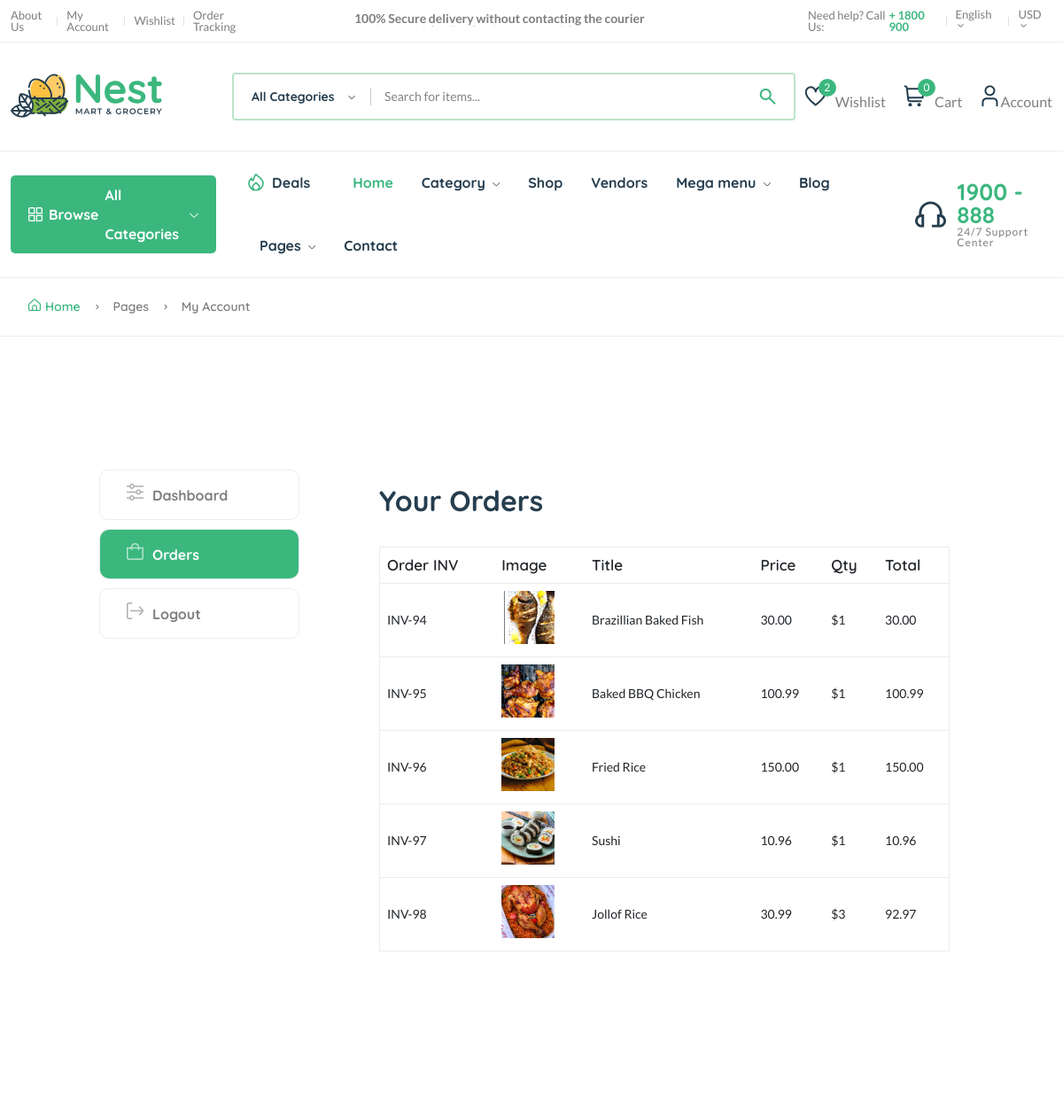
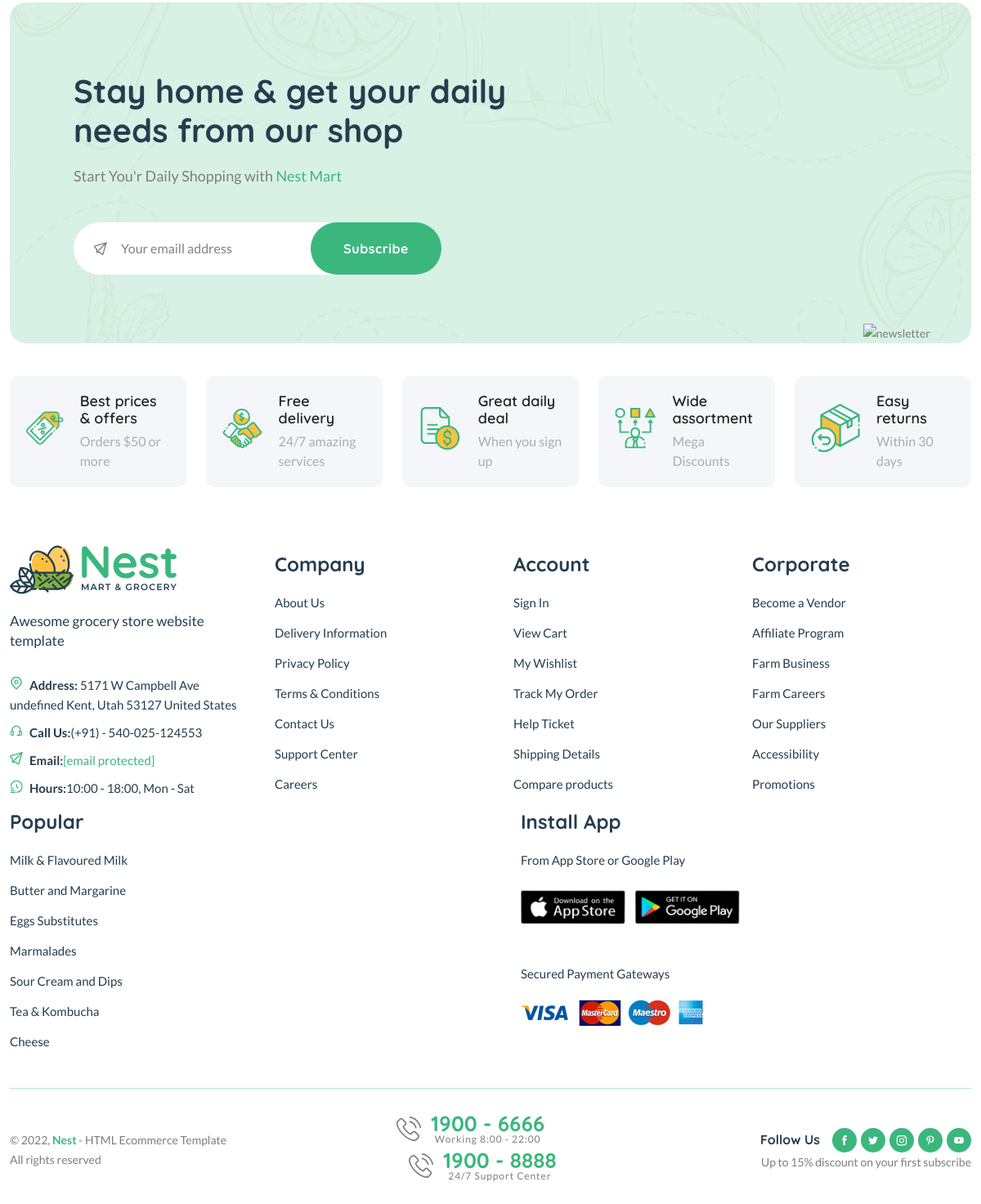
The page /dashboard/order/12 (signed in) on the database its author committed (2 pictures, top to bottom).
### core/models.py (models this page shows, shortened)
class CartOrderProducts(models.Model):
    order = models.ForeignKey(CartOrder, on_delete=models.CASCADE)
    invoice_no = models.CharField(max_length=200)
    product_status = models.CharField(max_length=200)
    item = models.CharField(max_length=200)
    image = models.CharField(max_length=200)
    qty = models.IntegerField(default=0)
    price = models.DecimalField(
        max_digits=99999999999999, decimal_places=2, default="1.99")
    total = models.DecimalField(
        max_digits=99999999999999, decimal_places=2, default="1.99")
    class Meta:
        verbose_name_plural = "Cart Order Items"

### core/views.py (the view)
# urls.py: path("dashboard/order/<int:id>", order_detail, name="order-detail"),
def order_detail(request, id):
    order = CartOrder.objects.get(user=request.user, id=id)
    order_items = CartOrderProducts.objects.filter(order=order)
    context = {
        "order_items": order_items,
    }
    return render(request, 'core/order-detail.html', context)

### core/context_processor.py (called while the page is built)
def default(request):
    categories = Category.objects.all()
    vendors = Vendor.objects.all()
    min_max_price = Product.objects.aggregate(Min("price"), Max("price"))
    if request.user.is_authenticated:
        try:
            wishlist = wishlist_model.objects.filter(user=request.user)
        except:
            messages.warning(request, "You need to login before accessing your wishlist.")
            wishlist = 0
    else:
        wishlist = 0
    try:
        address = Address.objects.get(user=request.user)
    except:
        address = None
    return {
        'categories':categories,
        'wishlist':wishlist,
        'address':address,
        'vendors':vendors,
        'min_max_price':min_max_price,
    }

### userauths/models.py (called while the page is built)
    def __str__(self):
        return self.username

### templates/core/order-detail.html (shortened to what this page needs)
{% extends 'partials/base.html' %}
{% load static %}
{% block content %}
    <main class="main pages">
        <div class="page-header breadcrumb-wrap">
            <div class="container">
                <div class="breadcrumb">
                    <a href="index.html" rel="nofollow"><i class="fi-rs-home mr-5"></i>Home</a>
                    <span></span> Pages <span></span> My Account
                </div>
            </div>
        </div>
        <div class="page-content pt-150 pb-150">
            <div class="container">
                <div class="row">
                    <div class="col-lg-10 m-auto">
                        <div class="row">
                            <div class="col-md-3">
                                <div class="dashboard-menu">
                                    <ul class="nav flex-column" role="tablist">
                                        <li class="nav-item">
                                            <a class="nav-link"  href="{% url 'core:dashboard' %}"><i class="fi-rs-settings-sliders mr-10"></i>Dashboard</a>
                                        </li>
                                        <li class="nav-item">
                                            <a class="nav-link active" id="orders-tab" data-bs-toggle="tab" href="#orders" role="tab" aria-controls="orders" aria-selected="false"><i class="fi-rs-shopping-bag mr-10"></i>Orders</a>
                                        </li>
                                        <li class="nav-item">
                                            <a class="nav-link" href="{% url 'userauths:sign-out' %}"><i class="fi-rs-sign-out mr-10"></i>Logout</a>
                                        </li>
                                    </ul>
                                </div>
                            </div>
                            <div class="col-md-9">
                                <div class="tab-content account dashboard-content pl-50">
                                    <div class="tab-pane fade active show" id="orders" role="tabpanel" aria-labelledby="orders-tab">
                                        <div class="card">
                                            <div class="card-header">
                                                <h3 class="mb-0">Your Orders</h3>
                                            </div>
                                            <div class="card-body">
                                                <div class="table-responsive">
                                                    <table class="table">
                                                        <thead>
                                                            <tr>
                                                                <th>Order INV</th>
                                                                <th>Image</th>
                                                                <th>Title</th>
                                                                <th>Price</th>
                                                                <th>Qty</th>
                                                                <th>Total</th>
                                                            </tr>
                                                        </thead>
                                                        <tbody>
                                                            {% for o in order_items %}
                                                            <tr>
                                                                <td>INV-{{o.id}}</td>
                                                                <td>
                                                                    <p><img src="{{ o.image }}" style="width: 60px; height: 60px; object-fit: cover;" alt=""></p>
                                                                </td>
                                                                <td>{{o.item}}</td>
                                                                <td>{{o.price}}</td>
                                                                <td>${{o.qty}}</td>
                                                                <td>{{ o.total }}</td>
                                                            </tr>
                                                            {% endfor %}
                                                        </tbody>
                                                    </table>
                                                </div>
                                            </div>
                                        </div>
                                    </div>
                                </div>
                            </div>
                        </div>
                    </div>
                </div>
            </div>
        </div>
    </main>
{% endblock content %}

### rows shown on the page
CartOrderProducts: id "94", image (picture), item "Brazillian Baked Fish", price "30.00", qty "1", total "30.00"
CartOrderProducts: id "95", image (picture), item "Baked BBQ Chicken", price "100.99", qty "1", total "100.99"
CartOrderProducts: id "96", image (picture), item "Fried Rice", price "150.00", qty "1", total "150.00"
CartOrderProducts: id "97", image (picture), item "Sushi", price "10.96", qty "1", total "10.96"
CartOrderProducts: id "98", image (picture), item "Jollof Rice", price "30.99", qty "3", total "92.97"

### other values the page prints
{{ wishlist.count }} "2"
{{ request.session.cart_data_obj|length }} "0"
